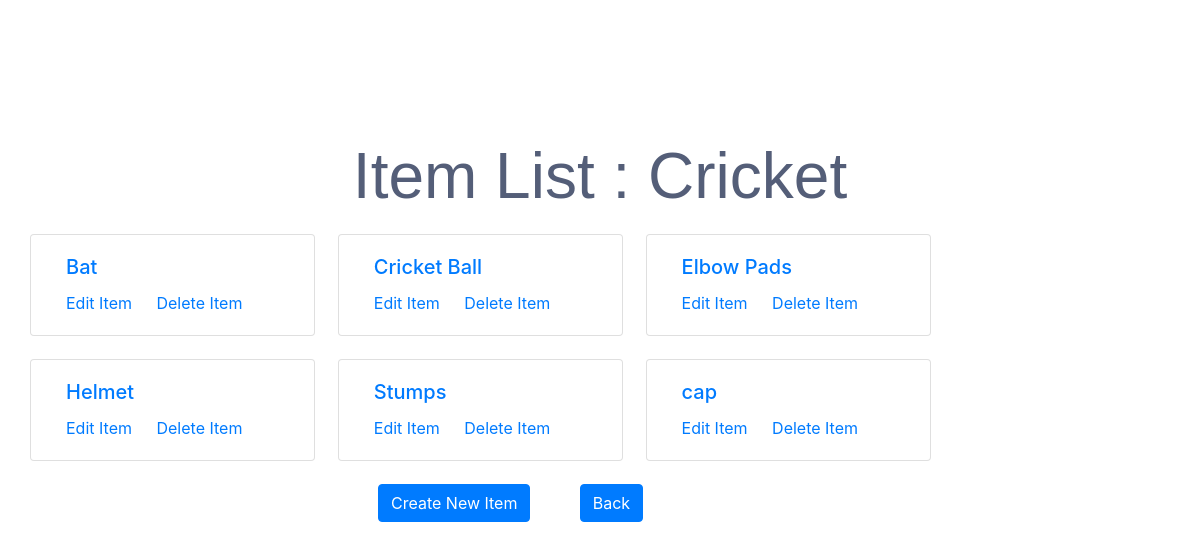
/categories/Cricket, run on the app's committed database.
### database_setup.py (models this page shows, shortened)
class Category(Base): # define the category table
    __tablename__ = 'category'
    id = Column(Integer, primary_key=True)
    name = Column(String(250), nullable=False)

class Item(Base): # define the Item table
    __tablename__ = 'item'
    id = Column(Integer, primary_key=True)
    name = Column(String(250), nullable=False)
    description  = Column(String(250), nullable=False)
    category_id = Column(Integer, ForeignKey('category.id'))
    category = relationship(Category)
    user_id =  Column(Integer, ForeignKey('user.id'))
    user = relationship(User)

### application.py (the view)
@app.route('/categories/<selected_category>')
def showItems(selected_category):
    selected_category = session.query(
        Category).filter_by(name=selected_category).one()
    items = session.query(Item).filter_by(
        category_id=selected_category.id).all()
    return render_template(
            'item.html',
            items=items,
            selected_category=selected_category)

### templates/item.html (shortened to what this page needs)
<!DOCTYPE html>
<html>
<head>
    <link rel="stylesheet" href="https://maxcdn.bootstrapcdn.com/bootstrap/4.0.0/css/bootstrap.min.css">
    <link rel="stylesheet" href="{{ url_for('static', filename='font-awesome.css')}}">
    <link rel="stylesheet" href="{{ url_for('static', filename='animate.min.css')}}">
    <link rel="stylesheet" href="{{ url_for('static', filename='stylesItems.css')}}">
</head>
<body>
	<div class="itemsHeader">Item List : {{selected_category.name }}</div>
	<div class="container itemList">
		<div class="row">
			{% for item in items %}
				<div class="card col-md-3 col-sm-6">
					<div class="card-body">
						<h5 class="card-title"><a href = '{{url_for('showDescription', selected_category = selected_category.name , selected_item=item.name)}}'>{{item.name}}</a></h5>
						 <a href='{{url_for('editItem', selected_category = selected_category.name , selected_item=item.name)}}' class="card-link">Edit Item</a>
						 <a href='{{url_for('deleteItem', selected_category = selected_category.name , selected_item=item.name)}}' class="card-link">Delete Item</a>
					</div>
				</div>
			{% endfor %}
		</div>
		<div class="buttonSet">
		<div class="row">
				<div class="col-sm-3 createItemButton"><button type="button" class="btn btn-primary" onclick="location.href = '{{url_for('addItem', selected_category = selected_category.name )}}' ">Create New Item</button></div>
				<div class="col-sm-3 cancelButton"><button type="button" class="btn btn-primary" onclick="location.href = '{{url_for('showCategories')}}' ">Back</button></div>
		</div>
		</div>
	</div>
</body>
</html>

### static/stylesItems.css (style rules this page uses)
html, body { max-width: 100%; overflow-x: hidden; color: white; height: 100%; background-image: url("img/bg.jpg"); background-size: cover; background-attachment: fixed; }
.itemsHeader { color: #545e78; font-size: 4em; font-family: 'Signika', sans-serif; padding-bottom: 10px; text-align: center; padding-top: 2em; }
.card { margin-right: 2%; margin-bottom: 2%; }
.buttonSet { margin-left: 30%; }

### data on the page
Category: name "Cricket"
Item: name "Bat"
Item: name "Cricket Ball"
Item: name "Elbow Pads"
Item: name "Helmet"
Item: name "Stumps"
Item: name "cap"
